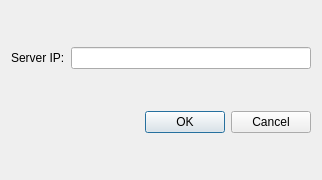
<?xml version="1.0" encoding="UTF-8"?>
<ui version="4.0">
 <class>Dialog</class>
 <widget class="QDialog" name="Dialog">
  <property name="geometry">
   <rect>
    <x>0</x>
    <y>0</y>
    <width>322</width>
    <height>180</height>
   </rect>
  </property>
  <property name="windowTitle">
   <string>Creating the connections!</string>
  </property>
  <layout class="QGridLayout" name="gridLayout">
   <item row="0" column="0">
    <layout class="QHBoxLayout" name="horizontalLayout">
     <item>
      <widget class="QLabel" name="label">
       <property name="text">
        <string>Server IP:</string>
       </property>
      </widget>
     </item>
     <item>
      <widget class="QLineEdit" name="lineEdit"/>
     </item>
    </layout>
   </item>
   <item row="1" column="0">
    <widget class="QDialogButtonBox" name="buttonBox">
     <property name="orientation">
      <enum>Qt::Horizontal</enum>
     </property>
     <property name="standardButtons">
      <set>QDialogButtonBox::Cancel|QDialogButtonBox::Ok</set>
     </property>
    </widget>
   </item>
  </layout>
 </widget>
 <resources/>
 <connections>
  <connection>
   <sender>buttonBox</sender>
   <signal>rejected()</signal>
   <receiver>Dialog</receiver>
   <slot>reject()</slot>
   <hints>
    <hint type="sourcelabel">
     <x>316</x>
     <y>260</y>
    </hint>
    <hint type="destinationlabel">
     <x>286</x>
     <y>274</y>
    </hint>
   </hints>
  </connection>
  <connection>
   <sender>buttonBox</sender>
   <signal>accepted()</signal>
   <receiver>Dialog</receiver>
   <slot>accept()</slot>
   <hints>
    <hint type="sourcelabel">
     <x>248</x>
     <y>254</y>
    </hint>
    <hint type="destinationlabel">
     <x>157</x>
     <y>274</y>
    </hint>
   </hints>
  </connection>
 </connections>
</ui>
